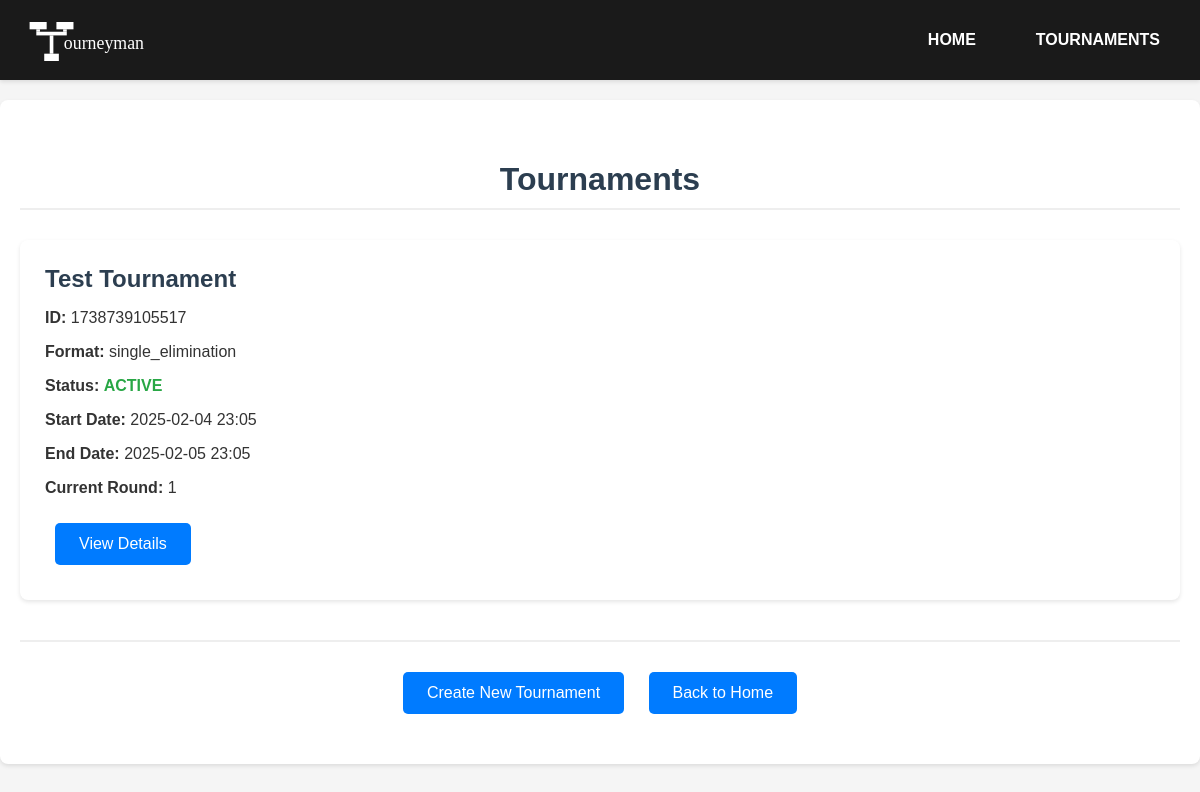
/tournaments, run on the app's committed database.
### app.py (models this page shows, shortened)
class Tournament(db.Model):
    id = db.Column(db.Integer, primary_key=True)
    tournament_id = db.Column(db.Integer, nullable=False, unique=True)
    name = db.Column(db.String(100), nullable=False)
    tFormat = db.Column(db.String(80), nullable=False)
    status = db.Column(db.String(20), nullable=False, default='PENDING')  # PENDING, ACTIVE, COMPLETED
    start_date = db.Column(db.DateTime, nullable=False)
    end_date = db.Column(db.DateTime, nullable=True)
    current_winners_round = db.Column(db.Integer, default=1)
    current_losers_round = db.Column(db.Integer, default=0)  # 0 means no losers bracket yet
    current_round = db.Column(db.Integer, default=1)  # For non-bracket formats
    contestants = db.relationship('Contestant', backref='tournament', lazy=True)
    matches = db.relationship('MatchResult', backref='tournament', lazy=True)

### app.py (the view)
@app.route('/tournaments')
def tournaments():
    tournaments = Tournament.query.all()
    current_time = datetime.now()
    for tournament in tournaments:
        if current_time < tournament.start_date:
            new_status = 'PENDING'
        elif current_time <= tournament.end_date:
            new_status = 'ACTIVE'
        else:
            new_status = 'COMPLETED'
        if new_status != tournament.status:
            tournament.status = new_status
    db.session.commit()
    return render_template('tournaments.html', tournaments=tournaments)

### templates/tournaments.html (shortened to what this page needs)
{% extends "base.html" %}
{% block content %}
<div class="container">
    <h1>Tournaments</h1>
    <div class="tournament-list">
        {% for tournament in tournaments %}
        <div class="tournament-card">
            <h2>{{ tournament.name }}</h2>
            <p><strong>ID:</strong> {{ tournament.tournament_id }}</p>
            <p><strong>Format:</strong> {{ tournament.tFormat }}</p>
            <p><strong>Status:</strong> <span class="status-{{ tournament.status.lower() }}">{{ tournament.status }}</span></p>
            <p><strong>Start Date:</strong> {{ tournament.start_date.strftime('%Y-%m-%d %H:%M') }}</p>
            <p><strong>End Date:</strong> {{ tournament.end_date.strftime('%Y-%m-%d %H:%M') }}</p>
            <p><strong>Current Round:</strong> {{ tournament.current_round }}</p>
            <a href="{{ url_for('tournament_details', tournament_id=tournament.tournament_id) }}" class="button">View Details</a>
        </div>
        {% else %}
        <p>No tournaments found.</p>
        {% endfor %}
    </div>
    <div class="navigation">
        <a href="{{ url_for('new') }}" class="button">Create New Tournament</a>
        <a href="{{ url_for('index') }}" class="link">Back to Home</a>
    </div>
</div>
{% endblock %}

### static/css/style.css (style rules this page uses)
body { font-family: Arial, sans-serif; margin: 0; padding-top: 100px; background-color: #f5f5f5; color: #333; }
.container { max-width: 1200px; margin: 0 auto; padding: 40px 20px; background-color: white; border-radius: 8px; box-shadow: 0 2px 4px rgba(0, 0, 0, 0.1); text-align: center; }
h1 { color: #2c3e50; margin-bottom: 30px; padding-bottom: 10px; border-bottom: 2px solid #eee; }
h2 { color: #34495e; margin: 25px 0 15px; }
.button, .link { display: inline-block; margin: 10px; padding: 12px 24px; background-color: #007BFF; color: white; text-decoration: none; border-radius: 5px; border: none; cursor: pointer; transition: background-color 0.2s; }
.status-active { color: #28a745; font-weight: bold; }
.navigation { margin-top: 40px; padding-top: 20px; border-top: 2px solid #eee; }
.tournament-card { background-color: white; padding: 25px; border-radius: 8px; box-shadow: 0 2px 4px rgba(0, 0, 0, 0.1); margin: 20px 0; text-align: left; }
.tournament-card h2 { margin-top: 0; color: #2c3e50; }

### data on the page
Tournament: name "Test Tournament", tournament_id "1738739105517", tFormat "single_elimination", status "ACTIVE", start_date "2025-02-04 23:05", end_date "2025-02-05 23:05", current_round "1"
